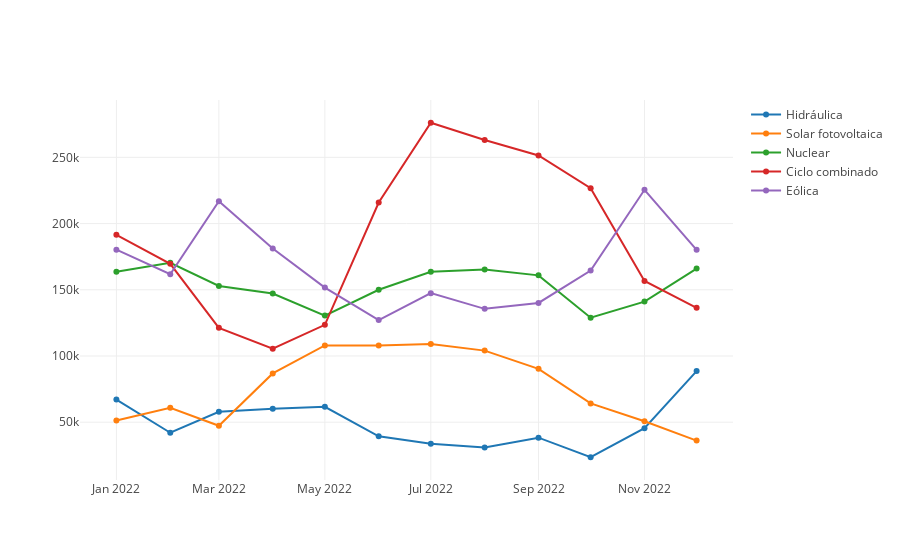

The code cell stored with this chart in its notebook:
### Markdown cell above
### Analisis mensual de un año de distintos tipos de energias

### Code cell
def AnalisisEnergiasMensual(listaEnergias: Seq[String], df: DataFrame): Unit = {
  // Agrupar y calcular la media para datos renovables
  def calcularMediaMensual(df1: DataFrame, tipo: String): DataFrame = {
    df1.filter(col("Tipo") === tipo)
      .groupBy(date_format(col("FechaCompleta"), "yyyy-MM").as("Mes"))
      .agg(avg("Valor").as("ValorPromedio"))
      .orderBy("Mes")
  }

  val valores = listaEnergias.map(tipoEnergia => calcularMediaMensual(df, tipoEnergia))
  val seqFechas = valores.head.select("Mes").as[String].collect.toSeq
  val seqValores = valores.map(valor => valor.select("ValorPromedio").as[Double].collect.toSeq)

  val traces = listaEnergias.zip(seqValores).map { case (nombre, seqValor) =>
    Scatter(seqFechas, seqValor, name = nombre)
  }

  val data = traces
  plot(data)
}

val dataFrameBalance2024 = dataFrameBalance.filter(date_format(col("FechaCompleta"),"yyyy") === "2022") //Elegimos año
val EnergiasParaAnalizar = Seq("Hidráulica", "Solar fotovoltaica", "Nuclear", "Ciclo combinado", "Eólica")

AnalisisEnergiasMensual(EnergiasParaAnalizar, dataFrameBalance2024)

### Figure 1 — Plotly figure (JSON) as saved in the notebook; plotly's stock layout.template omitted (floating-point values rounded to 4 significant figures)
{"data": [{"name": "Hidráulica", "type": "scatter", "x": ["2022-01", "2022-02", "2022-03", "2022-04", "2022-05", "2022-06", "2022-07", "2022-08", "2022-09", "2022-10", "2022-11", "2022-12"], "y": [67090.0, 42040.0, 57820.0, 60140.0, 61660.0, 39340.0, 33690.0, 30930.0, 38320.0, 23530.0, 45440.0, 88620.0]}, {"name": "Solar fotovoltaica", "type": "scatter", "x": ["2022-01", "2022-02", "2022-03", "2022-04", "2022-05", "2022-06", "2022-07", "2022-08", "2022-09", "2022-10", "2022-11", "2022-12"], "y": [51270.0, 60890.0, 47340.0, 86840.0, 107900.0, 107800.0, 109100.0, 104100.0, 90310.0, 64190.0, 50710.0, 36100.0]}, {"name": "Nuclear", "type": "scatter", "x": ["2022-01", "2022-02", "2022-03", "2022-04", "2022-05", "2022-06", "2022-07", "2022-08", "2022-09", "2022-10", "2022-11", "2022-12"], "y": [163600.0, 170400.0, 152900.0, 147200.0, 130500.0, 150000.0, 163600.0, 165200.0, 160900.0, 128900.0, 141100.0, 166000.0]}, {"name": "Ciclo combinado", "type": "scatter", "x": ["2022-01", "2022-02", "2022-03", "2022-04", "2022-05", "2022-06", "2022-07", "2022-08", "2022-09", "2022-10", "2022-11", "2022-12"], "y": [191500.0, 169600.0, 121300.0, 105500.0, 123500.0, 215900.0, 276100.0, 263100.0, 251400.0, 226700.0, 156700.0, 136400.0]}, {"name": "Eólica", "type": "scatter", "x": ["2022-01", "2022-02", "2022-03", "2022-04", "2022-05", "2022-06", "2022-07", "2022-08", "2022-09", "2022-10", "2022-11", "2022-12"], "y": [180300.0, 161800.0, 216800.0, 181100.0, 151700.0, 127100.0, 147500.0, 135600.0, 140100.0, 164500.0, 225500.0, 180100.0]}], "layout": {"autosize": true, "xaxis": {"autorange": true, "range": ["2021-12-11 23:30:44.9005", "2022-12-21 00:29:15.0995"], "type": "date"}, "yaxis": {"autorange": true, "range": [5029.0, 294600.0], "type": "linear"}}}
